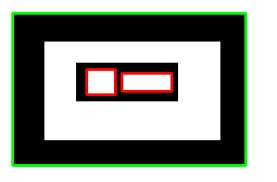
#> input picture heir.jpg, 277 x 182 px
$ python heirarchy.py   (Python 2 division)   (older library calls are emulated)
#> lines starting #> are read from the running program, lines starting #| are printed output that depends on the picture; after the words box and inside, x2 and y2 are one past the last pixel; in counts of white or black regions, pixels touching at a corner belong together
import numpy as np
import cv2

img=cv2.imread('heir.jpg',1)
#> img is the input picture: shape (182, 277, 3); mean B, G, R 145, 154.9, 148.1

gray_img=cv2.cvtColor(img, cv2.COLOR_BGR2GRAY)
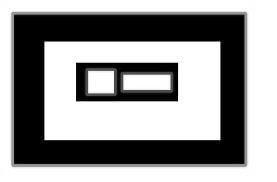
#> gray_img: shape (182, 277); min 0, max 255, mean 151.7

ret,thresh = cv2.threshold(gray_img,127,255,cv2.THRESH_BINARY)
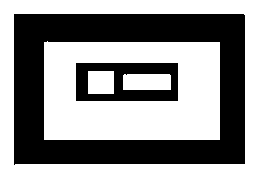
#> thresh: shape (182, 277); 60.5% white; 2 black regions
_, contours, hierarchy = cv2.findContours(thresh, cv2.RETR_TREE, cv2.CHAIN_APPROX_SIMPLE)
#> contours = 6 contours; box (x1, y1, x2, y2) and area: (0, 0, 277, 182) 49956, (13, 13, 246, 166) 35030, (44, 41, 220, 140) 16976, (75, 62, 179, 102) 4015, (123, 74, 171, 90) 703, (88, 71, 114, 94) 550

cv2.drawContours(img, contours, -1, (0,255,0), 5)
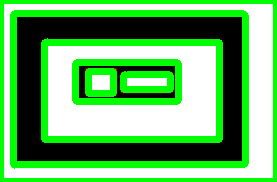
#> img: shape (182, 277, 3); mean B, G, R 99.7, 181.7, 100

cv2.imshow('image', img)
cv2.imshow('gray image', gray_img)
cv2.imshow('thresh', thresh)

for i in range(len(contours)):
    c=contours[i]
    print i, cv2.contourArea(c), hierarchy[0,i,3]
#> this loop made 6 passes
#> c on passes 1, 6: [[0, 0], [0, 181], [276, 181], [276, 0]], [[88, 71], [88, 93], [113, 93], [113, 71]]
#| 0 49956.0 -1
#| 1 35030.0 0
#| 2 16976.0 1
#| 3 4015.0 2
#| 4 703.0 3
#| 5 550.0 3

#print hierarchy
area = 0
parent_var = -2
flag = False
for i in range(len(contours)):
    c=contours[i]
    if(flag==False):
        if (parent_var == hierarchy[0,i,3]):
            area-=cv2.contourArea(c)
        else:
            area+=cv2.contourArea(c)

    else:
        if (parent_var == hierarchy[0,i,3]):
            area+=cv2.contourArea(c)
        else:
            area-=cv2.contourArea(c)

    if(i<(len(contours)-1) and i==hierarchy[0,i+1,3]):
        parent_var= i
        if(i>0):
            flag=~flag
    print area
#> this loop made 6 passes
#> (area, flag) on passes 2 to 4: (14926, -1), (31902, 0), (27887, -1)
#> (c, area) on passes 1, 6: ([[0, 0], [0, 181], [276, 181], [276, 0]], 49956), ([[88, 71], [88, 93], [113, 93], [113, 71]], 29140)
#| 49956.0
#| 14926.0
#| 31902.0
#| 27887.0
#| 28590.0
#| 29140.0
#> after the loop, area = 29140

k=cv2.waitKey(0) & 0xFF
#> (key Esc is pressed here)
if k==27:
    cv2.destroyAllWindows()
